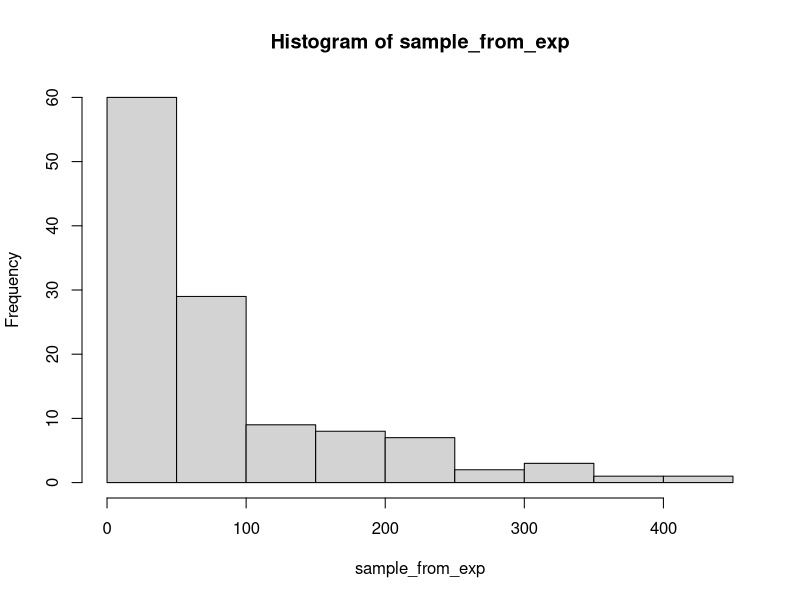
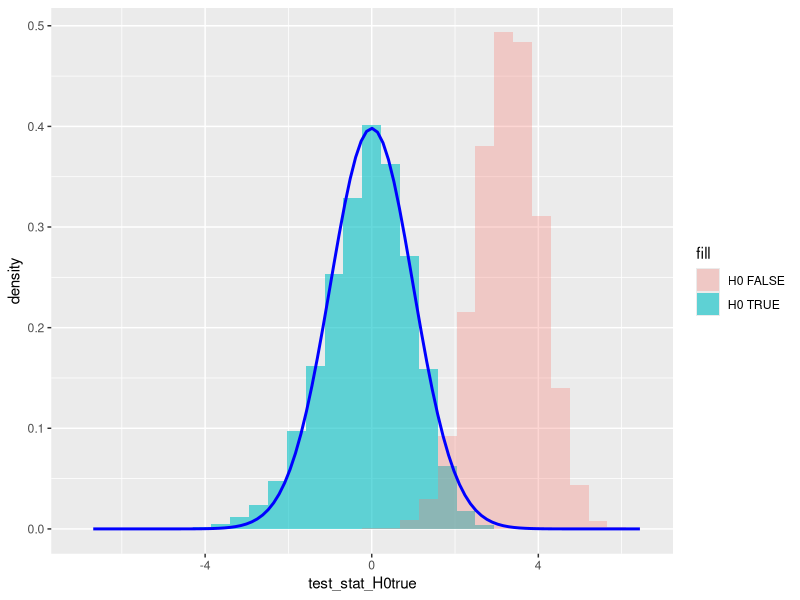
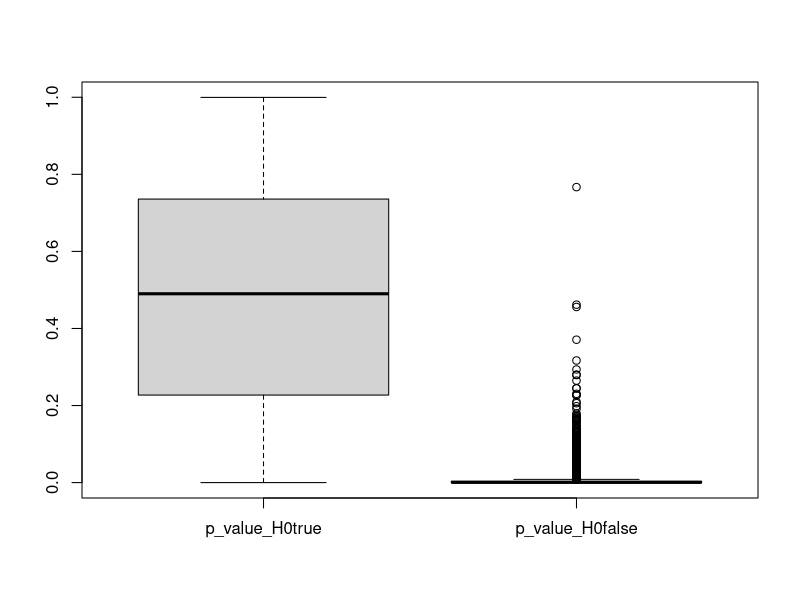
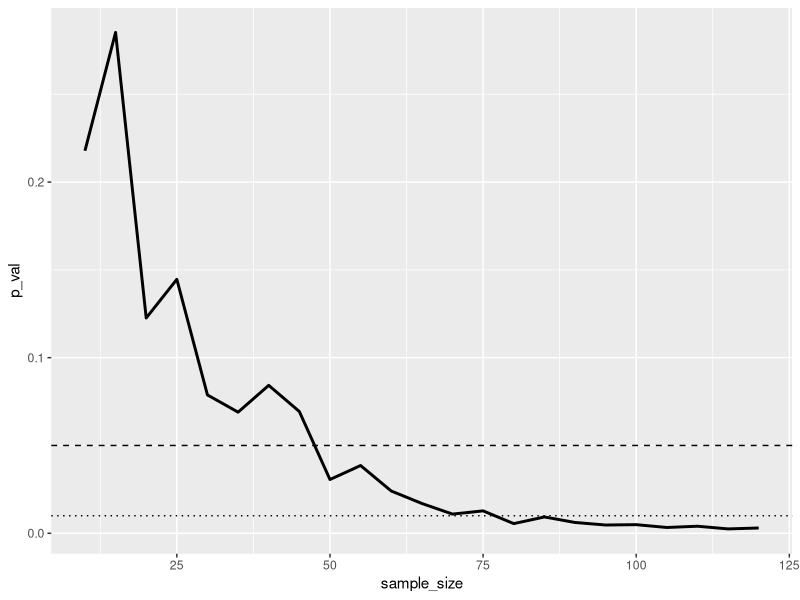
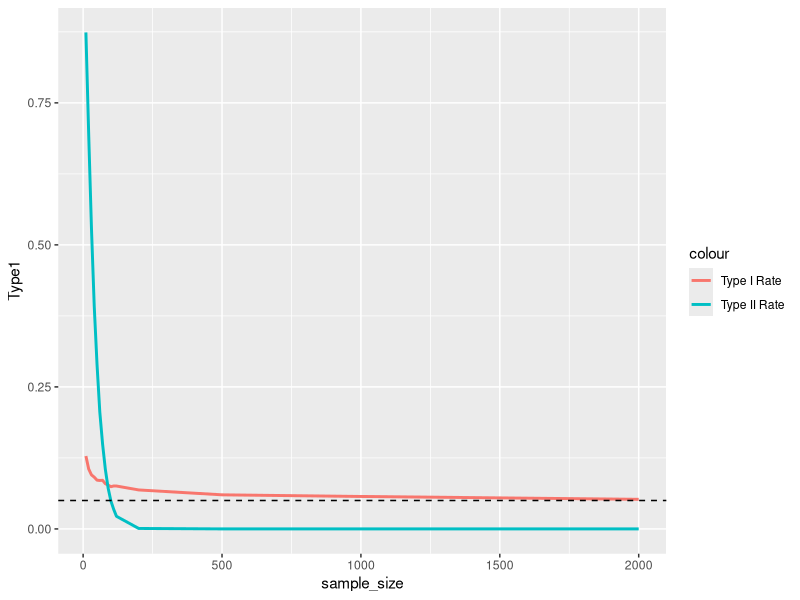
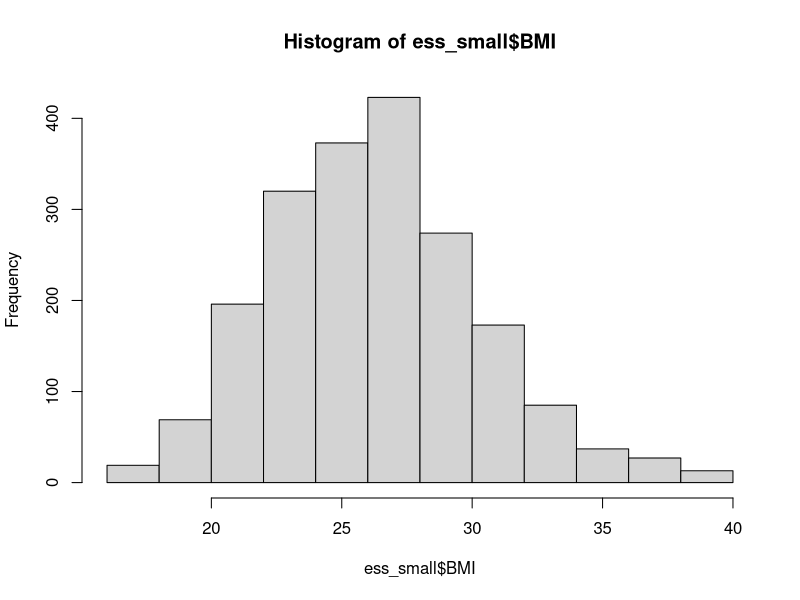
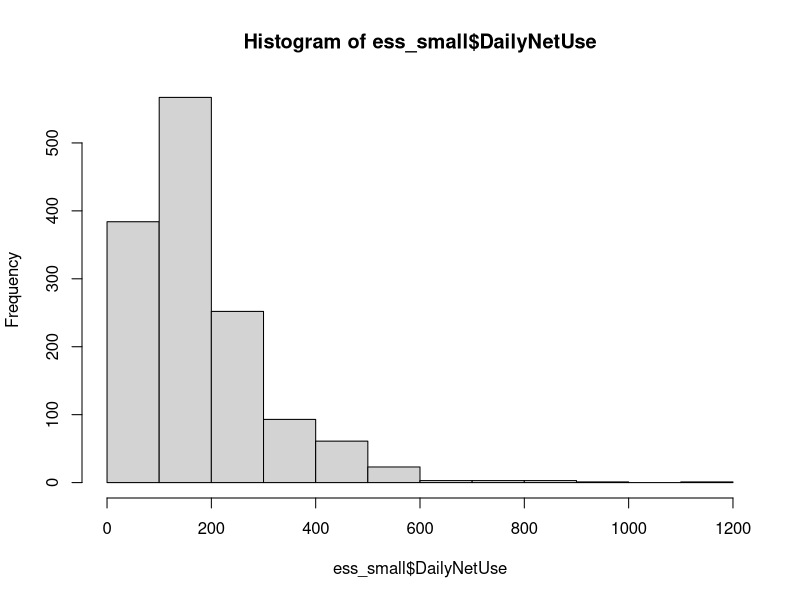
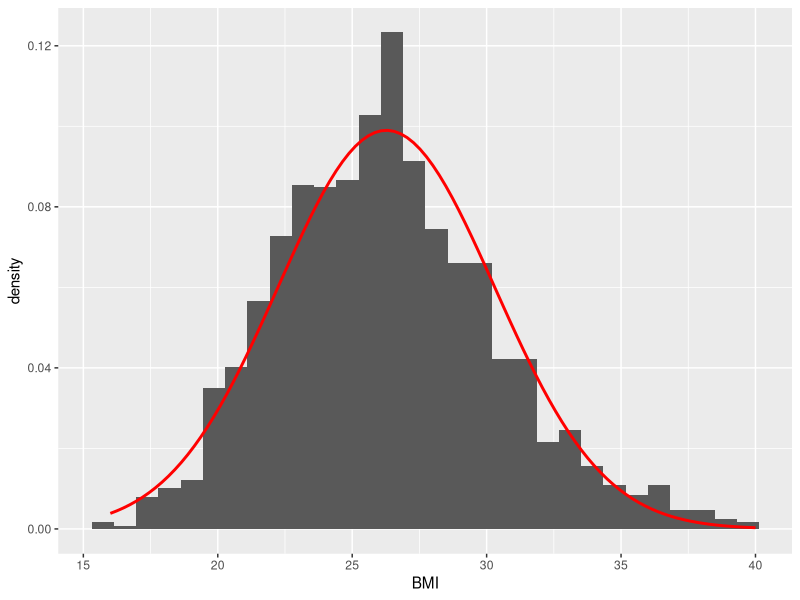

Write the R code that produced these figures, in order.
## ---- chunk 1
knitr::opts_chunk$set(echo = TRUE)
## ---- chunk 2
n <- 120
rate <- 0.01

set.seed(1992)
sample_from_exp <- rexp(n = n, rate = rate)
hist(sample_from_exp)
## ---- chunk 3
mean(sample_from_exp)
## ---- chunk 4
rate <- 0.01
mu <- 1/rate
sample_size <- 120
replication_number <- 10000

set.seed(1992)
exp_samples <- replicate(replication_number, rexp(n = sample_size, rate = rate))
exp_samples <- as.data.frame(t(exp_samples))

rownames(exp_samples) <- paste0("Sample",1:replication_number)
colnames(exp_samples) <- paste0("Element",1:sample_size)
head(exp_samples)
## ---- chunk 5
exp_samples$sample_mean <- apply(exp_samples[,1:sample_size], 1, mean)
exp_samples$sample_sd <- apply(exp_samples[,1:sample_size], 1, sd) # corrected -> unbiased

head(exp_samples[,(sample_size-1):ncol(exp_samples)]) # look at the last 4 columns
## ---- chunk 6
mu_0_true <- mu # true population mean
mu_0_false <- 70 # arbitrary value

exp_samples$test_stat_H0true <- (exp_samples$sample_mean - mu_0_true)/(exp_samples$sample_sd/sqrt(sample_size))
exp_samples$test_stat_H0false <- (exp_samples$sample_mean - mu_0_false)/(exp_samples$sample_sd/sqrt(sample_size))

head(exp_samples[,(sample_size-1):ncol(exp_samples)])
## ---- chunk 7
library(ggplot2)

# general ggplot function without defining any axes
ggplot(exp_samples) +
  # histogram of test statistic when H0 is TRUE (x axis)
  geom_histogram(aes(x = test_stat_H0true, y = after_stat(density), fill="H0 TRUE"), alpha=0.6) +
  # histogram of test statistic when H0 is FALSE (x axis)
  geom_histogram(aes(x = test_stat_H0false, y = after_stat(density), fill="H0 FALSE"), alpha=0.3) +
  # adding the density function of the t(n-1) distribution
  stat_function(fun = dt, 
                args = list(df = (n-1)),
                col = 'blue', linewidth = 1)
## ---- chunk 8
exp_samples$p_value_H0true <- pt(exp_samples$test_stat_H0true, df = (sample_size-1))
exp_samples$p_value_H0false <- 1-pt(exp_samples$test_stat_H0false, df = (sample_size-1))

head(exp_samples[,sample_size:ncol(exp_samples)])
## ---- chunk 9
boxplot(exp_samples[,c("p_value_H0true", "p_value_H0false")])
## ---- chunk 10
mean(exp_samples$p_value_H0true<0.05)
## ---- chunk 11
mean(exp_samples$p_value_H0false>=0.05)
## ---- chunk 12
mean(exp_samples$p_value_H0true<0.01) # empirical probability of Type I error
mean(exp_samples$p_value_H0false>=0.01) # empirical probability of Type II error
## ---- chunk 13
str(sample_from_exp)
## ---- chunk 14
hypothetical_exp_value <- 60
sample_mean <- mean(sample_from_exp)
s <- sd(sample_from_exp)
n <- length(sample_from_exp)

test_stat <- (sample_mean - hypothetical_exp_value) / (s/sqrt(n))
test_stat
## ---- chunk 15
p_val_t_distr = 1 - pt(test_stat, df = n-1)
p_val_t_distr * 100 # in percentage format
## ---- chunk 16
t.test(sample_from_exp, mu = 60, alternative = "greater")
## ---- chunk 17
p_val_norm_distr <- 1 - pnorm(test_stat)
c(p_val_norm_distr * 100,
  p_val_t_distr * 100)
## ---- chunk 18
p_values <- sapply(seq(10,120, by = 5), function(x) t.test(sample_from_exp[1:x], mu = 60, alternative = "greater")$p.value)
df_pvals <- data.frame(sample_size = seq(10,120, by = 5),
                       p_val = p_values)

ggplot(df_pvals, aes(x=sample_size, y=p_val)) + geom_line(linewidth=1) +
  geom_hline(yintercept = 0.05, linetype="dashed") +
  geom_hline(yintercept = 0.01, linetype="dotted")
## ---- chunk 19
error_rate_df <- readxl::read_excel("error_rates.xlsx")
ggplot(error_rate_df, aes(x=sample_size)) +
  geom_line(aes(y=Type1, color="Type I Rate"), linewidth=1) +
  geom_line(aes(y=Type2, color="Type II Rate"), linewidth=1) +
  geom_hline(yintercept = 0.05, linetype="dashed")
## ---- chunk 20
ess <- readxl::read_excel("ess_hun_2024.xlsx")
ess$BMI <- ess$Weight/(ess$Height/100)^2
ess_small <- ess[!is.na(ess$BMI),c("idno", "BMI")]
str(ess_small)
## ---- chunk 21
hist(ess_small$BMI)
## ---- chunk 22
# function definition
neg_log_likelihood_norm_H0 <- function(sd_norm){
  log_lik_observations <- log(dnorm(x = ess_small$BMI,
                                    mean = 25,
                                    sd = sd_norm))
  return(-sum(log_lik_observations))
}

# do MLE
norm_ml_H0 <- optim(20, neg_log_likelihood_norm_H0)
log_likelihood_H0 <- -norm_ml_H0$val # the '-' is to get the actual log-likelihood
log_likelihood_H0
## ---- chunk 23
# function definition
neg_log_likelihood_norm_H1 <- function(theta_norm){
  log_lik_observations <- log(dnorm(x = ess_small$BMI,
                                    mean = theta_norm[1],
                                    sd = theta_norm[2]))
  return(-sum(log_lik_observations))
}

# do MLE
norm_ml_H1 <- optim(c(20,20), neg_log_likelihood_norm_H1)
log_likelihood_H1 <- -norm_ml_H1$val # the '-' is to get the actual log-likelihood
log_likelihood_H1
## ---- chunk 24
test_stat_LR <- -2*(log_likelihood_H0 - log_likelihood_H1)
test_stat_LR
## ---- chunk 25
p_val_LR <- 1 - pchisq(test_stat_LR, df = 1)
p_val_LR
## ---- chunk 26
neg_log_likelihood_norm_H0 <- function(sd_norm){
  log_lik_observations <- log(dnorm(x = ess_small$BMI,
                                    mean = 26.1,
                                    sd = sd_norm))
  return(-sum(log_lik_observations))
}

norm_ml_H0 <- optim(20, neg_log_likelihood_norm_H0)
log_likelihood_H0 <- -norm_ml_H0$val

test_stat_LR <- -2*(log_likelihood_H0 - log_likelihood_H1)
p_val_LR <- 1 - pchisq(test_stat_LR, df = 1)
p_val_LR
## ---- chunk 27
t.test(ess_small$BMI, mu = 26.1, alternative = "two.sided")
## ---- chunk 28
ess_small <- ess[!is.na(ess$DailyNetUse),c("idno", "DailyNetUse")]
ess_small <- ess_small[ess_small$DailyNetUse > 0,]
hist(ess_small$DailyNetUse)
## ---- chunk 29
neg_log_likelihood_lnorm <- function(theta_lnorm){
  log_lik_observations <- log(dlnorm(x = ess_small$DailyNetUse,
                                     meanlog = theta_lnorm[1],
                                     sdlog = theta_lnorm[2]))
  return(-sum(log_lik_observations))
}

lnorm_ml <- optim(c(2,2), neg_log_likelihood_lnorm)
log_likelihood_H1 <- -lnorm_ml$val

neg_log_likelihood_expon <- function(theta_expon){
  log_lik_observations <- log(dexp(x = ess_small$DailyNetUse,
                                   rate = theta_expon))
  return(-sum(log_lik_observations))
}

expon_ml <- optim(0.001, neg_log_likelihood_expon)
log_likelihood_H0 <- -expon_ml$val

test_stat_LR <- -2*(log_likelihood_H0 - log_likelihood_H1)
test_stat_LR
## ---- chunk 30
1 - pchisq(test_stat_LR, df = 1)
## ---- chunk 31
hypothetical_diff_means <- 0

# the two sample means
aggregate(BMI ~ Sex, data = ess, FUN = mean)
## ---- chunk 32
table(ess$Sex)
## ---- chunk 33
t.test(BMI ~ Sex, data = ess, mu = 0, alternative = "less")
## ---- chunk 34
oneway.test(BMI ~ Region, data = ess, var.equal = FALSE)
## ---- chunk 35
aggregate(BMI ~ Region, data = ess, FUN = mean)
## ---- chunk 36
table(ess$Region)
## ---- chunk 37
ess_small <- ess[!is.na(ess$BMI),c("idno", "BMI")]

# method of moments estimation of mu and sigma
est_mu <- mean(ess_small$BMI)
est_sigma <- sd(ess_small$BMI)

# visual check of distribution fit on histogram
ggplot(ess_small, aes(x=BMI)) +
  geom_histogram(aes(y = after_stat(density))) +
  stat_function(
                fun = dnorm, 
                args = list(mean = est_mu, sd = est_sigma),
                col = 'red',
                linewidth = 1)
## ---- chunk 38
norm_quintiles <- qnorm(seq(0,1,0.2), mean = est_mu, sd = est_sigma)
norm_quintiles
## ---- chunk 39
observed_freq <- table(cut(ess_small$BMI, breaks = norm_quintiles))
observed_freq
## ---- chunk 40
chi2_result <- chisq.test(observed_freq)
chi2_result$statistic
## ---- chunk 41
p_value_chi2 <- 1-pchisq(chi2_result$statistic, df = 5-2-1)
p_value_chi2*100 # in percentage format
## ---- chunk 42
chi2_result$expected
## ---- chunk 43
ess_small <- ess[!is.na(ess$DailyNetUse),c("idno", "DailyNetUse")]
ess_small <- ess_small[ess_small$DailyNetUse > 0,]

# function definition
neg_log_likelihood_lnorm <- function(theta_lnorm){
  log_lik_observations <- log(dlnorm(x = ess_small$DailyNetUse,
                                     meanlog = theta_lnorm[1],
                                     sdlog = theta_lnorm[2]))
  return(-sum(log_lik_observations))
}

# Do the MLE with 'optim'
lnorm_ml <- optim(c(2,2), neg_log_likelihood_lnorm)

# See fitted lognormal density fit on observed histogram
ggplot(data = ess_small, mapping = aes(x=DailyNetUse)) + geom_histogram(aes(y = after_stat(density))) +
  stat_function(fun = dlnorm, 
                args = list(meanlog = lnorm_ml$par[1], sdlog = lnorm_ml$par[2]),
                col = 'blue',
                linewidth = 1)
## ---- chunk 44
lnorm_deciles <- qlnorm(seq(0,1,0.1), meanlog = lnorm_ml$par[1], sdlog = lnorm_ml$par[2])
observed_freq <- table(cut(ess_small$DailyNetUse, breaks = lnorm_deciles))
chi2_result <- chisq.test(observed_freq)
p_value_chi2 <- 1-pchisq(chi2_result$statistic, df = 10-2-1)
p_value_chi2*100 # in percentage format
## ---- chunk 45
chi2_result$observed-chi2_result$expected
## ---- chunk 46
num_claims <- readxl::read_excel("insurance_examples.xlsx", sheet = "CarInsurance_NumberOfClaims")
est_lambda <- mean(num_claims$NumClaims)
est_lambda
## ---- chunk 47
empirical_probs <- prop.table(table(num_claims$NumClaims))
variable_values <- as.numeric(names(empirical_probs))
freq_table <- data.frame("variable_values"=variable_values,
                         "empirical_probs" = as.numeric(empirical_probs))
freq_table$theoretical_probs <- dpois(freq_table$variable_values, lambda = est_lambda)
freq_table
## ---- chunk 48
observed_freq <- freq_table$empirical_probs * nrow(num_claims)
theoretical_freq <- freq_table$theoretical_probs * nrow(num_claims)
## ---- chunk 49
theoretical_freq
## ---- chunk 50
observed_freq[4] <- observed_freq[4] + observed_freq[5]
observed_freq <- observed_freq[1:4]

theoretical_freq[4] <- theoretical_freq[4] + theoretical_freq[5]
theoretical_freq <- theoretical_freq[1:4]

cbind(values=0:3, observed=observed_freq, theoretical=theoretical_freq)
## ---- chunk 51
chi2_result <- chisq.test(observed_freq, p = theoretical_freq/sum(theoretical_freq))
p_value_chi2 <- 1-pchisq(chi2_result$statistic, df = 4-1-1)
p_value_chi2*100 # in percentage format
## ---- chunk 52
ess_small <- ess[!is.na(ess$BMI),c("idno", "BMI", "Sex")]
BMI_deciles <- quantile(ess_small$BMI, probs=seq(0,1,0.1))
BMI_deciles
## ---- chunk 53
ess_small$binned_BMI <- cut(ess_small$BMI, breaks = BMI_deciles)
table(ess_small$binned_BMI)
## ---- chunk 54
crosstab <- table(ess_small[, c("binned_BMI", "Sex")])
crosstab
## ---- chunk 55
prop.table(crosstab,2)
## ---- chunk 56
chisq.test(crosstab)
## ---- chunk 57
homogenity_result <- chisq.test(crosstab)
prop.table(homogenity_result$expected,2)
## ---- chunk 58
homogenity_result$observed - homogenity_result$expected
## ---- chunk 59
homogenity_result$expected>=5
## ---- chunk 60
ess_small$binned_BMI_v2 <- ifelse(ess_small$BMI <= 22.8, "(16,22.8]", as.character(ess_small$binned_BMI))

crosstab_v2 <- table(ess_small[, c("binned_BMI_v2", "Sex")])
crosstab_v2
## ---- chunk 61
chisq.test(crosstab_v2)
